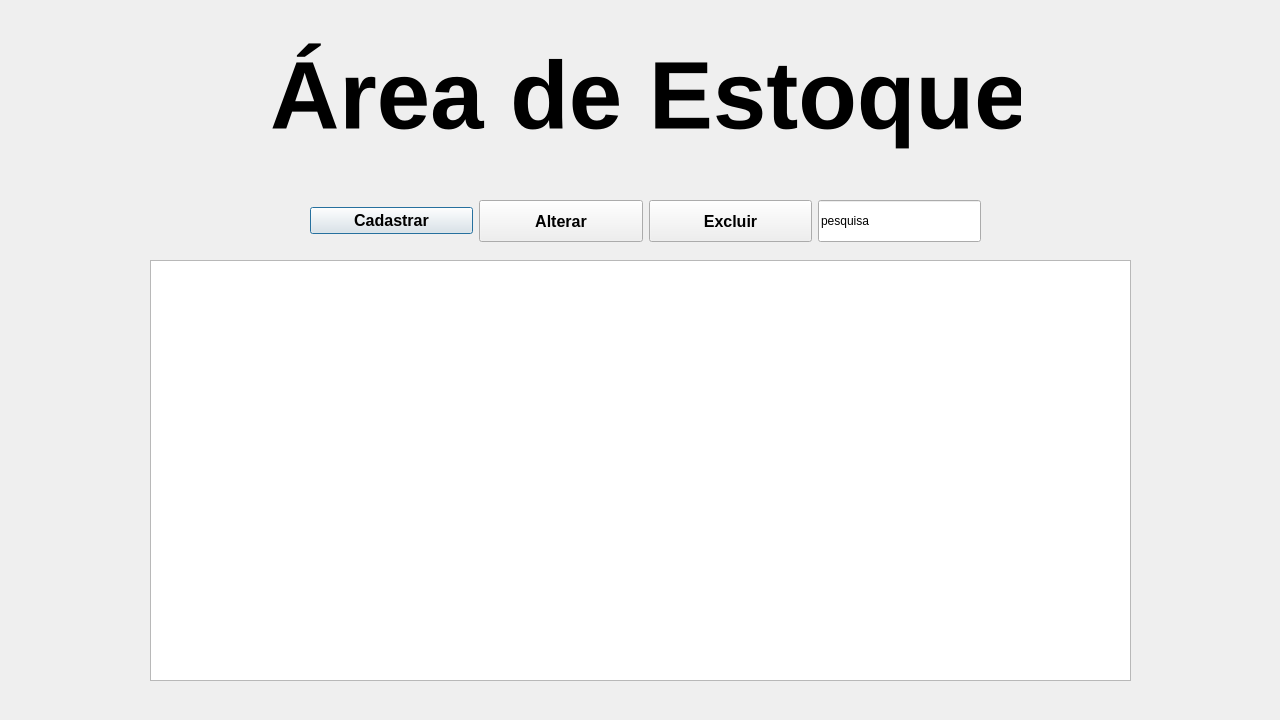
<?xml version="1.0" encoding="UTF-8"?>
<ui version="4.0">
 <class>TelaDeEstoque</class>
 <widget class="QDialog" name="TelaDeEstoque">
  <property name="geometry">
   <rect>
    <x>0</x>
    <y>0</y>
    <width>1280</width>
    <height>720</height>
   </rect>
  </property>
  <property name="windowTitle">
   <string>Dialog</string>
  </property>
  <widget class="QLabel" name="label">
   <property name="geometry">
    <rect>
     <x>270</x>
     <y>30</y>
     <width>751</width>
     <height>131</height>
    </rect>
   </property>
   <property name="font">
    <font>
     <pointsize>72</pointsize>
     <bold>true</bold>
    </font>
   </property>
   <property name="text">
    <string>Área de Estoque</string>
   </property>
  </widget>
  <widget class="QListWidget" name="listWidget">
   <property name="geometry">
    <rect>
     <x>150</x>
     <y>260</y>
     <width>981</width>
     <height>421</height>
    </rect>
   </property>
  </widget>
  <widget class="QWidget" name="">
   <property name="geometry">
    <rect>
     <x>310</x>
     <y>200</y>
     <width>671</width>
     <height>42</height>
    </rect>
   </property>
   <layout class="QHBoxLayout" name="horizontalLayout">
    <item>
     <widget class="QPushButton" name="pushButton_cadastrar">
      <property name="sizePolicy">
       <sizepolicy hsizetype="Minimum" vsizetype="Maximum">
        <horstretch>10</horstretch>
        <verstretch>0</verstretch>
       </sizepolicy>
      </property>
      <property name="font">
       <font>
        <pointsize>12</pointsize>
        <bold>true</bold>
       </font>
      </property>
      <property name="text">
       <string>Cadastrar</string>
      </property>
      <property name="icon">
       <iconset resource="arquivos.qrc">
        <normaloff>:/imagens/adicionar.png</normaloff>:/imagens/adicionar.png</iconset>
      </property>
      <property name="iconSize">
       <size>
        <width>32</width>
        <height>32</height>
       </size>
      </property>
     </widget>
    </item>
    <item>
     <widget class="QPushButton" name="pushButton_alterar">
      <property name="sizePolicy">
       <sizepolicy hsizetype="Minimum" vsizetype="Preferred">
        <horstretch>10</horstretch>
        <verstretch>0</verstretch>
       </sizepolicy>
      </property>
      <property name="font">
       <font>
        <pointsize>12</pointsize>
        <bold>true</bold>
       </font>
      </property>
      <property name="text">
       <string>Alterar</string>
      </property>
      <property name="icon">
       <iconset resource="arquivos.qrc">
        <normaloff>:/imagens/editar.png</normaloff>:/imagens/editar.png</iconset>
      </property>
      <property name="iconSize">
       <size>
        <width>32</width>
        <height>32</height>
       </size>
      </property>
     </widget>
    </item>
    <item>
     <widget class="QPushButton" name="pushButton_excluir">
      <property name="sizePolicy">
       <sizepolicy hsizetype="Preferred" vsizetype="Preferred">
        <horstretch>10</horstretch>
        <verstretch>0</verstretch>
       </sizepolicy>
      </property>
      <property name="font">
       <font>
        <pointsize>12</pointsize>
        <bold>true</bold>
       </font>
      </property>
      <property name="text">
       <string>Excluir</string>
      </property>
      <property name="icon">
       <iconset resource="arquivos.qrc">
        <normaloff>:/imagens/excluir.png</normaloff>:/imagens/excluir.png</iconset>
      </property>
      <property name="iconSize">
       <size>
        <width>32</width>
        <height>32</height>
       </size>
      </property>
     </widget>
    </item>
    <item>
     <widget class="QLineEdit" name="lineEdit_barra_de_pesquisa">
      <property name="sizePolicy">
       <sizepolicy hsizetype="Minimum" vsizetype="Preferred">
        <horstretch>10</horstretch>
        <verstretch>0</verstretch>
       </sizepolicy>
      </property>
      <property name="inputMask">
       <string>pesquisa</string>
      </property>
      <property name="text">
       <string>pesquisa</string>
      </property>
     </widget>
    </item>
   </layout>
  </widget>
 </widget>
 <resources>
  <include location="arquivos.qrc"/>
 </resources>
 <connections/>
</ui>
